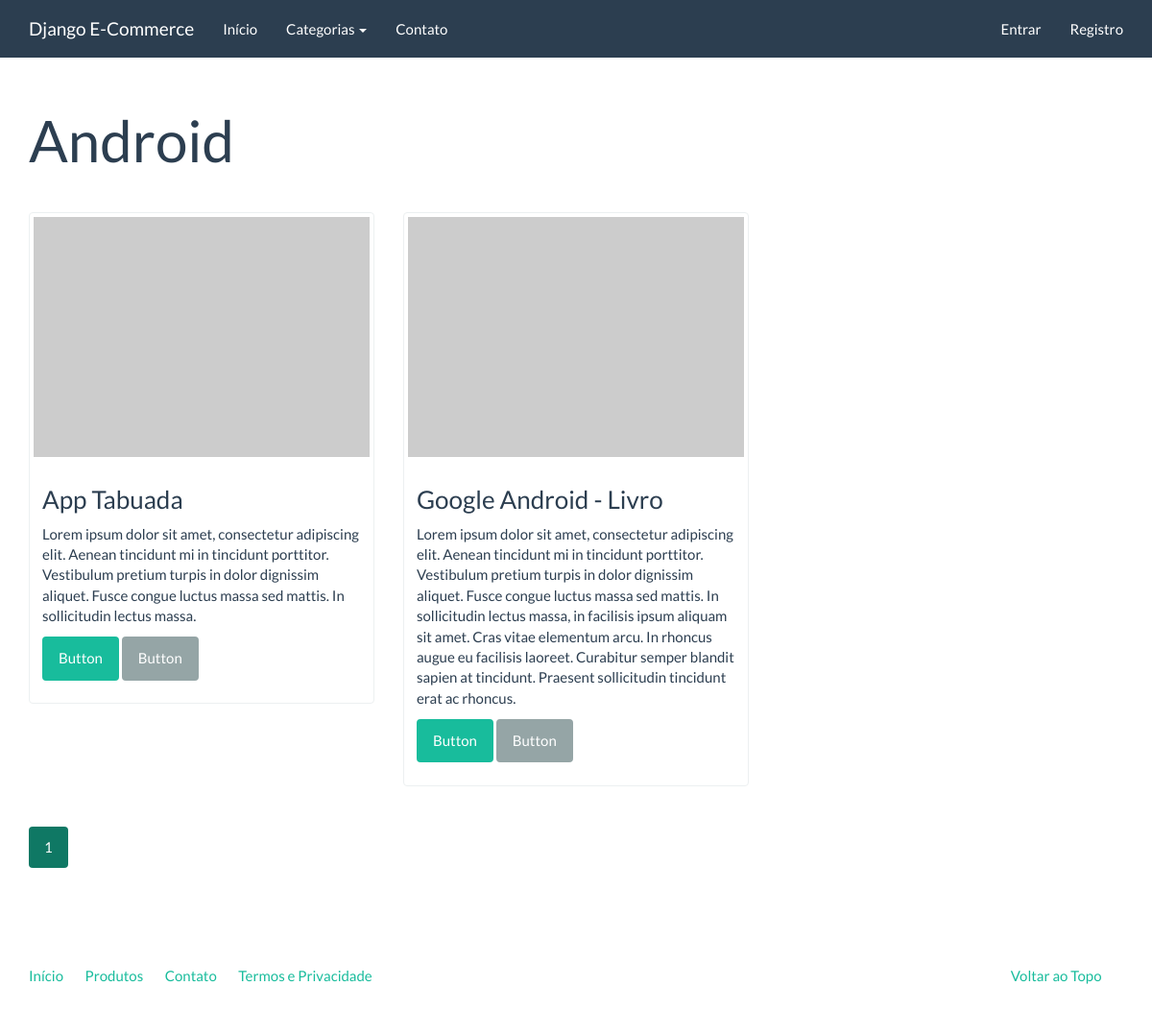
Page /catalogo/android/ on the earlier database version.
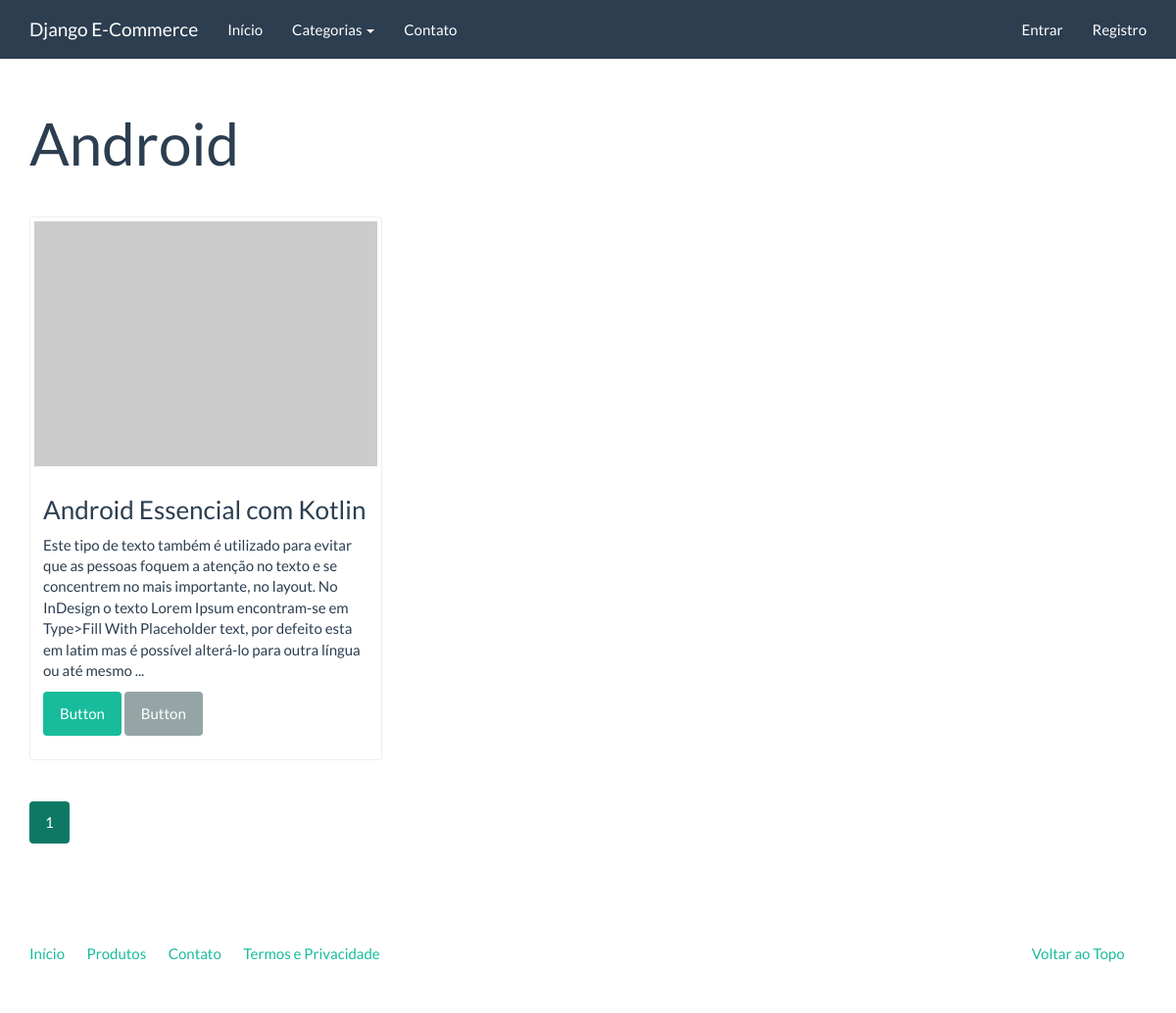
Same page on the later database version.
### catalog/models.py (models this page shows)
class Category(models.Model):
    name = models.CharField('Nome', max_length=100)
    slug = models.SlugField('Identificador', max_length=100)
    created = models.DateTimeField('Criado em', auto_now_add=True)
    modified = models.DateTimeField('Modificado em', auto_now=True)
    class Meta:
        verbose_name = 'Categoria'
        verbose_name_plural = 'Categorias'
        ordering = ['name']
    def __str__(self):
        return self.name
    def get_absolute_url(self):
        return reverse('catalog:category', kwargs={'slug': self.slug})

class Product(models.Model):
    name = models.CharField('Nome', max_length=100)
    slug = models.SlugField('Identificador', max_length=100)
    category = models.ForeignKey('catalog.Category', verbose_name='Categoria',on_delete=models.CASCADE,)#tive que adicionar 'on_delete'
    description = models.TextField('Descrição', blank=True)
    price = models.DecimalField('Preço', decimal_places=2, max_digits=8)
    created = models.DateTimeField('Criado em', auto_now_add=True)
    modified = models.DateTimeField('Modificado em', auto_now=True)
    class Meta:
        verbose_name = 'Produto'
        verbose_name_plural = 'Produtos'
        ordering = ['name']
    def __str__(self):
        return self.name
    def get_absolute_url(self):
        return reverse('catalog:product', kwargs={'slug': self.slug})

### catalog/views.py (the view)
class CategoryListView(generic.ListView):
    template_name = 'catalog/category.html'
    context_object_name = 'product_list'
    paginate_by = 3
    def get_queryset(self):
        return Product.objects.filter(category__slug=self.kwargs['slug'])
    def get_context_data(self, **kwargs):
        context = super(CategoryListView, self).get_context_data(**kwargs)
        context['current_category'] = get_object_or_404(Category, slug=self.kwargs['slug'])
        return context

### catalog/context_processors.py (called while the page is built)
def categories(request):
    return {
        'categories': Category.objects.all()
    }

### core/templatetags/pagination.py (called while the page is built)
@register.inclusion_tag('pagination.html')
def pagination(request, paginator, page_obj):
    context = {}
    context['paginator'] = paginator
    context['request'] = request
    context['page_obj'] = page_obj
    getvars = request.GET.copy()
    if 'page' in getvars:
        del getvars['page']
    if len(getvars) > 0:
        context['getvars'] = '&{0}'.format(getvars.urlencode())
    else:
        context['getvars'] = ''
    return context

### catalog/templates/catalog/category.html (shortened to what this page needs)
{% extends "base.html" %}
{% load pagination %}
{% block container %}
			<div class="page-header">
			<h1>{{ current_category }}</h1>
		</div>
		<div class="row">
			{% for product in product_list %}
			<div class="col-sm-6 col-md-4">
				<div class="thumbnail">
					<a href="{{ product.get_absolute_url }}">
						<img src="http://placehold.it/350x250" alt="" />
					</a>
					<div class="caption">
						<h3>{{ product }}</h3>
						{{ product.description|linebreaks }}
						<p><a href="{{ product.get_absolute_url }}" class="btn btn-success" role="button">Button</a> <a href="#" class="btn btn-default" role="button">Button</a></p>
					</div>
				</div>
			</div>
			{% endfor %}
		</div>
{% pagination request paginator page_obj %}
{% endblock %}

Differences in the rows shown:
removed Product: name "App Tabuada", description "Lorem ipsum dolor sit amet, consectetur adipiscing elit. Aenean tincidunt mi in tincidunt porttitor. Vestibulum pretium turpis in dolor dignissim aliquet. Fusce congue luctus massa sed mattis. In sollicitudin lectus massa."
removed Product: name "Google Android - Livro", description "Lorem ipsum dolor sit amet, consectetur adipiscing elit. Aenean tincidunt mi in tincidunt porttitor. Vestibulum pretium turpis in dolor dignissim aliquet. Fusce congue luctus massa sed mattis. In sollicitudin lectus massa, in facilisis ipsum aliquam sit amet. Cras vitae elementum arcu. In rhoncus augue eu facilisis laoreet. Curabitur semper blandit sapien at tincidunt. Praesent sollicitudin tincidunt erat ac rhoncus."
now on this page (row edited): Product: name "Android Essencial com Kotlin", description "Este tipo de texto também é utilizado para evitar que as pessoas foquem a atenção no texto e se concentrem no mais importante, no layout. No InDesign o texto Lorem Ipsum encontram-se em Type>Fill With Placeholder text, por defeito esta em latim mas é possível alterá-lo para outra língua ou até mesmo ..."
